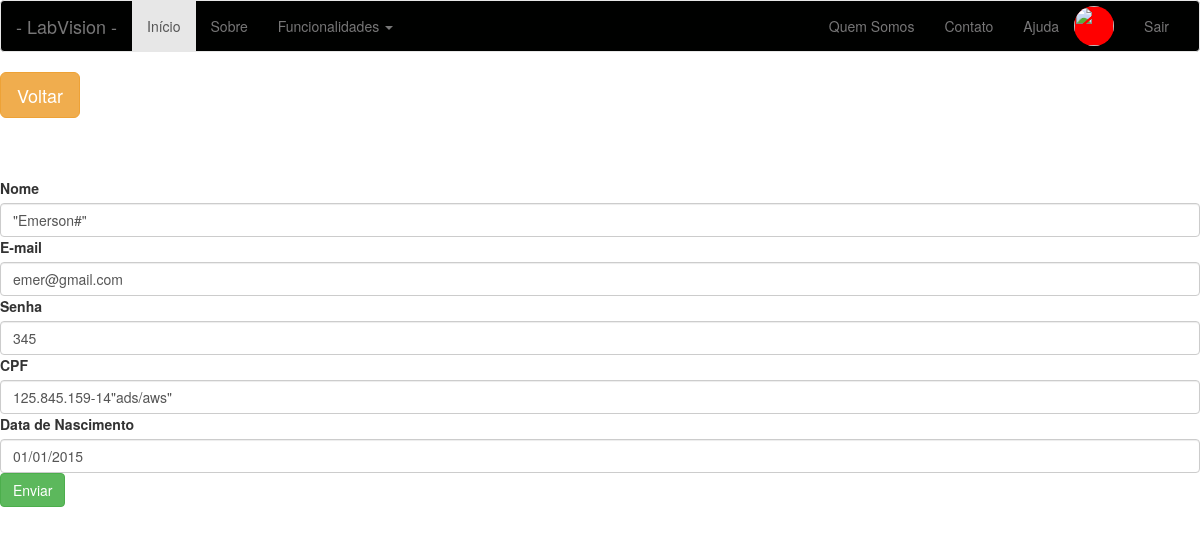
The page /atualizar-usuario/7 (signed in) on the database as committed earlier.
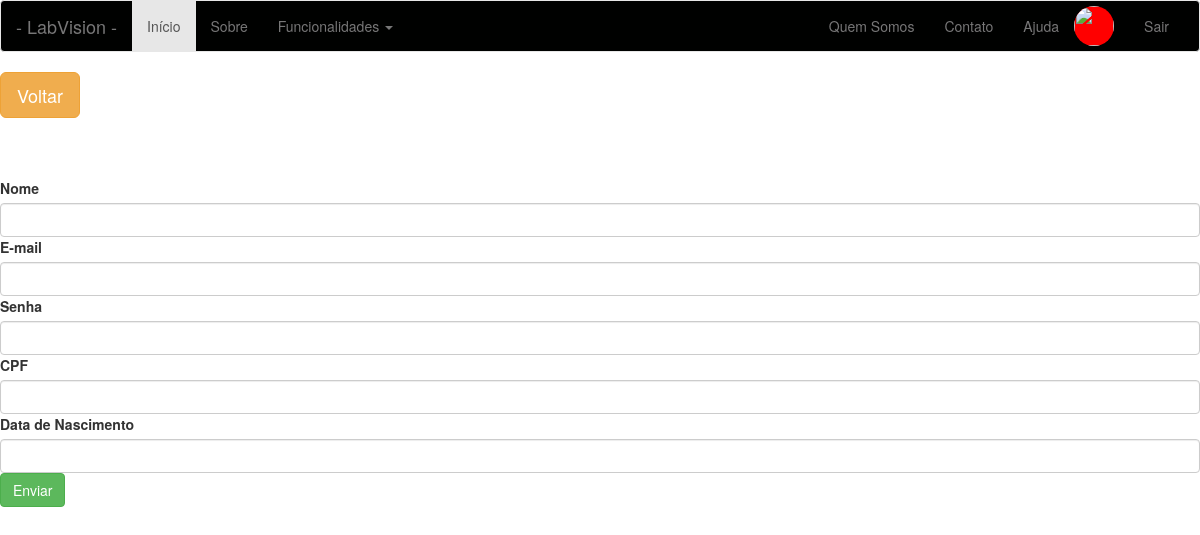
The same page on the database as committed later.
### app/models/tables.py (models this page shows, shortened)
class Pessoa(db.Model):
    __tablename__ = "pessoas"
    id = db.Column(db.Integer, primary_key=True)
    nome = db.Column(db.String(50))

class Usuario(Pessoa, db.Model):
    __tablename__ = "usuarios"
    id = db.Column(db.Integer, primary_key=True)
    email = db.Column(db.String(50))
    senha = db.Column(db.String(20))
    cpf = db.Column(db.String(20))
    dt_nascimento = db.Column(db.String(20))
    status = db.Column(db.Boolean())
    pessoa = db.Column(db.Integer, db.ForeignKey('pessoas.id'))
    def get_id(self):
        return str(self.id)

### app/controllers/default.py (the view, shortened to what this page needs)
@app.route('/atualizar-usuario/<int:id>', methods=['GET', 'POST'])
@app.route('/atualizar-usuario', methods=['POST'])
def atualizar_usuario(id=None):
    if not current_user.get_id():
        return redirect(url_for('login'))
    if id != None and request.method == "GET":
        usuario = Usuario.query.filter_by(id=id).first()
        form = CadastrarUsuarioForm()
        return render_template('usuario/atualizar-usuario.html', form=form, usuario=usuario)

### app/models/forms.py
class CadastrarUsuarioForm(FlaskForm):
    nome = StringField("email", validators=[DataRequired()])
    email = StringField("email", validators=[DataRequired()])
    senha = PasswordField("senha", validators=[DataRequired()])
    cpf = StringField("email", validators=[DataRequired()])
    dt_nascimento = StringField("email", validators=[DataRequired()])

### app/controllers/default.py (called while the page is built)
@login_manager.user_loader
def load_user(id):
    return Usuario.query.filter_by(id=id).first()

### app/templates/usuario/atualizar-usuario.html
{% include 'base/head.html' %}
{% include 'base/nav_bar.html' %}
<a href="/listar-usuarios">
    <button class="btn btn-lg btn-warning">
        Voltar
    </button>
</a>
<div>
      <br><br><br>
      <form action="/atualizar-usuario/{{ usuario.id }}" method="POST">
          <label>Nome</label>
              {{ form.nome(class="form-control", value=usuario.nome) }}
          <label>E-mail</label>
              {{ form.email(class="form-control", value=usuario.email) }}
          <label>Senha</label>
              {{ form.nome(class="form-control", value=usuario.senha) }}
          <label>CPF</label>
              {{ form.cpf(class="form-control", value=usuario.cpf) }}
          <label>Data de Nascimento</label>
              {{ form.dt_nascimento(class="form-control", value=usuario.dt_nascimento) }}
          <input class="btn btn-success" type="submit" value="Enviar">
      </form>
</div>
{% include 'base/footer.html' %}

Rows that differ between the two databases and show on the page:
removed Pessoa: nome "\"Emerson#\""
removed Usuario: email "emer@gmail.com", cpf "125.845.159-14\"ads/aws\"", dt_nascimento "01/01/2015"
Other text that changed with them:
form field nome: "345" → (not shown)
